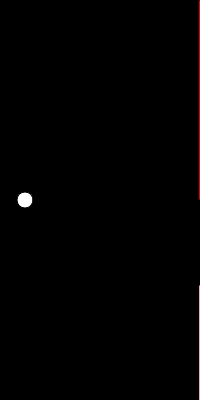
Frame 1 (no input)
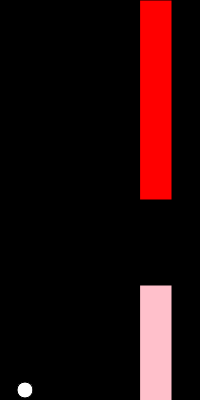
Frame 60 (no input)
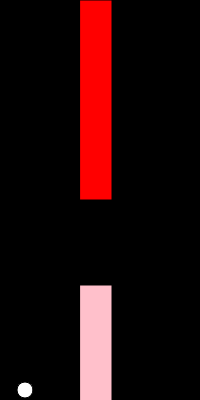
Frame 120 (the mouse pressed at the canvas centre since frame 60)

The p5.js sketch that drew these frames (run headless with seeded random() and noise() and a simulated clock; from frame 60 on, the mouse is pressed at the canvas centre):

// p5.js sketch
// ── sketch.js
let burung;
let obs;
var holePos;
function setup() {

    createCanvas(200,400);
    burung = new Bird();
    obs = new Obst()
    burung.cons();
    holePos = obs.yHole + obs.HOLE_LENGTH;
    // print(burung.x , burung.y);
    // print(obs.x , obs.y);



}
function draw(){
    background(0);
    burung.show();
    burung.update();
    obs.pipe();
    this.gameOver();

}
function keyPressed(){
    if(key ==' '){
        // print("Space");
        burung.up();
    }
}
function gameOver() {
    // print(obs.startBottomPipe);
    if(burung.x == obs.xPos){
        if(burung.y > obs.edgeTopPipe && burung.y < obs.startBottomPipe){
             // print('yey');
        }
        else{
            burung.gameOver();
            obs.pipeDied();
        }

    }



    
}
// ── Bird.js
function Bird (){
    this.gravity = 0.5;
    this.velocity = 0;
    this.upForce = 10;
   this.cons = function () {
       this.x = 25;
       this.y = height/2;

   }

    this.show = function(){
       fill('white');
        ellipse(this.x , this.y , 16 , 16);

    }

    this.update = function () {

       // this.gameOver();
       this.velocity+=this.gravity;
       this.velocity *= 0.9;
       // print(this.velocity);
       this.y += this.velocity;
       this.y = constrain(this.y , 0 , height-10);

    }
    this.up = function () {
     this.velocity -= this.upForce;

    }
    this.gameOver= function () {

       if(this.y >= height-10){
           this.y = height/2;
           this.velocity = 0;
           this.gravity = 0;
       }

    }


}
// ── Obst.js
function Obst(){


     this.HOLE_LENGTH = 85; // it will always constain 85
      this.xPos = width;
      this.pipeWidth = 32;
      this.pipeHeight = height/2;
      this.status = true;




         //this is the function to call obstacle whenever the obs come the hole size will always constant

         this.pipe = function () {
            if(this.status){
                //top pipe edge y axis
                this.edgeTopPipe = this.pipeHeight; // cause top pipe always start from 0 in y axis
                //bottom pipe START << start y axis
                this.startBottomPipe = this.pipeHeight+ this.HOLE_LENGTH;
                //top obstacle we just use height hole as length
                this.updateX();
                fill('red');
                rect(this.xPos,0,this.pipeWidth,this.pipeHeight);
                //botom obs we use height+hole length  as satrting point
                fill('pink');
                rect(this.xPos,this.startBottomPipe, this.pipeWidth , height);
                //cek if the pipe is of screen
                this.offScreen();

            }
            else{
                // do nothing not show all its mean games end
            }



         }

         //function to update x axis so it can move
        this.updateX = function () {
             this.xPos--;
         }

         //function to update y axis so its randomly having a spot
         this.updateY = function () {
             this.pipeHeight = random(height/2);

         }

         //well i just messing with array so i decide to make offscreen so when the obs is offscreen
         //it generate new obs hehehe with little bit of cheat for sure
         this.offScreen = function () {
             if(this.xPos < -this.pipeWidth){
                 // print('offSetBos');
                 this.xPos = width;
                 this.updateY();
             }

         }

        this.pipeDied = function () {
            this.status = false;

        }


}
